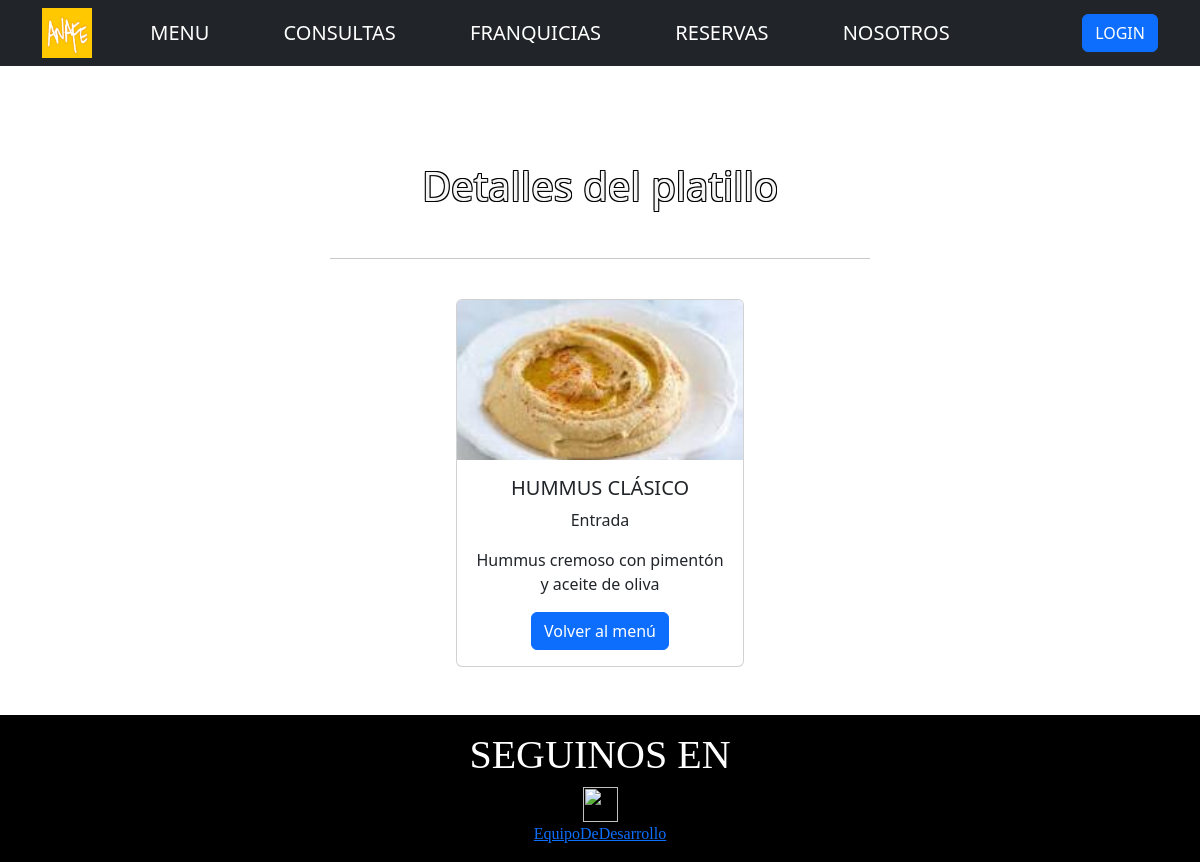
The page /App_Resto/menu-detallar/5 on the database its author committed.
### App_Resto/models.py (models this page shows, shortened)
class Productos(models.Model):
    nombre = models.CharField(max_length=150)
    descripcion = models.CharField(max_length=150)
    precio = models.IntegerField()
    tipo = models.CharField(max_length=30)
    imagen = models.ImageField(upload_to='productos')
    class Meta():
        verbose_name = 'Producto'
        verbose_name_plural = 'Productos'

### App_Resto/views.py (the view)
# urls.py: path('menu-detallar/<int:pk>', menuDetailView.as_view(), name="MenuDetallar"),
class menuDetailView(DetailView):
    model = Productos
    template_name = "menu-detallar.html"

### App_Resto/templates/menu-detallar.html (shortened to what this page needs)
{% extends 'padre.html' %}
{% load static %}
{% block bloqueQueCambia %}
<!DOCTYPE html>
<body>
<br>
<br>
<br>
<br>
<center>
<h1 style="color: whitesmoke ;text-shadow: black 1px -1px, black -1px 1px, black 1px 1px, black -1px -1px;">Detalles del platillo</h1><br>
<hr width="45%"><br>
<div class="card" style="width: 18rem;">
  <img src="{{object.imagen.url}}" class="card-img-top" alt="producto">
  <div class="card-body">
    <h5 class="card-title">{{object.nombre}}</h5>
    <p class= "card-text">{{object.tipo}}</p>
    <p class="card-text">{{object.descripcion}}</p>
    <a href="{% url 'MenuUsuario' %}" class="btn btn-primary">Volver al menú</a>
  </div>
</div>
<br>
<br>
</center>
  {% endblock bloqueQueCambia %}

### rows shown on the page
Productos: imagen (picture), nombre "HUMMUS CLÁSICO", tipo "Entrada", descripcion "Hummus cremoso con pimentón y aceite de oliva"
